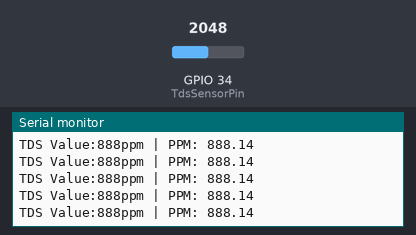
The sketch below on a simulated ESP32. Shown: the last lines printed to the serial monitor. The test bench sets the inputs (shaded band); at power-on: GPIO 34 (TdsSensorPin) = 2048.

Above: at 1.2 s.
1.3 s: GPIO 34 (TdsSensorPin) set to 2866
At 2.0 s:
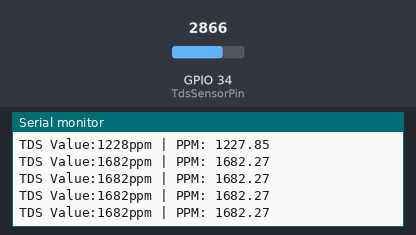
2.8 s: GPIO 34 (TdsSensorPin) set to 3603
At 3.9 s:
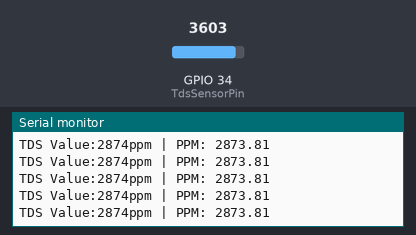
Timing chart, 0 to 5.8 s (numbered marks = the images above; inputs shaded):
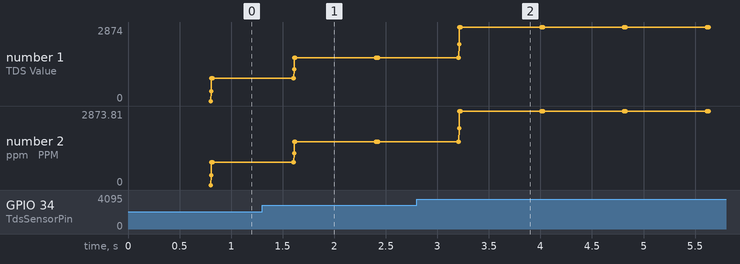

The sketch:

tds_sensor_test.ino
```cpp
#define TdsSensorPin    34
#define VREF            3.3   // analog reference voltage of the ADC
#define ADC_RESOLUTION  4096  // for esp32 : 4096, for arduino/esp8266 : 1023
#define SCOUNT          10    // sum of sample point

/****** TDS Variable ******/
int analogBuffer[SCOUNT];   // store the analog value in the array, read from ADC
int analogBufferTemp[SCOUNT];
int analogBufferIndex = 0, copyIndex = 0;
float averageVoltage = 0.0, tdsValue = 0.0, temperature = 16.0;
float ppm = 0.0;

int getMedianNum(int bArray[], int iFilterLen) {
  int bTab[iFilterLen];
  for (byte i = 0; i<iFilterLen; i++)
  bTab[i] = bArray[i];
  int i, j, bTemp;
  for (j = 0; j < iFilterLen - 1; j++) {
    for (i = 0; i < iFilterLen - j - 1; i++) {
      if (bTab[i] > bTab[i + 1]) {
        bTemp = bTab[i];
        bTab[i] = bTab[i + 1];
        bTab[i + 1] = bTemp;
      }
    }
  }
  if ((iFilterLen & 1) > 0){
    bTemp = bTab[(iFilterLen - 1) / 2];
  }
  else {
    bTemp = (bTab[iFilterLen / 2] + bTab[iFilterLen / 2 - 1]) / 2;
  }
  return bTemp;
}

void run_tds_program() {
  static unsigned long analogSampleTimepoint = millis();
  if(millis() - analogSampleTimepoint > 40U){     //every 40 milliseconds,read the analog value from the ADC
    analogSampleTimepoint = millis();
    analogBuffer[analogBufferIndex] = analogRead(TdsSensorPin);    //read the analog value and store into the buffer
    analogBufferIndex++; // nilai analogBufferIndex ditambah 1 per 40 miliseconds
    if(analogBufferIndex == SCOUNT){
      analogBufferIndex = 0;
    }
  }

  static unsigned long printTimepoint = millis();
  if(millis()-printTimepoint > 800U){
    printTimepoint = millis();
    for(copyIndex=0; copyIndex<SCOUNT; copyIndex++){
      analogBufferTemp[copyIndex] = analogBuffer[copyIndex];

      // read the analog value more stable by the median filtering algorithm, and convert to voltage value
      averageVoltage = getMedianNum(analogBufferTemp,SCOUNT) * (float)(VREF / ADC_RESOLUTION);

      //temperature compensation formula: fFinalResult(25^C) = fFinalResult(current)/(1.0+0.02*(fTP-25.0));
      float compensationCoefficient = 1.0+0.02*(temperature-25.0);
      //temperature compensation
      float compensationVoltage = averageVoltage/compensationCoefficient;

      //convert voltage value to tds value
      tdsValue=(133.42*compensationVoltage*compensationVoltage*compensationVoltage - 255.86*compensationVoltage*compensationVoltage + 857.39*compensationVoltage)*0.5;

      //Serial.print("voltage:");
      //Serial.print(averageVoltage,2);
      //Serial.print("V   ");
      // Serial.print("TDS Value:");
      // Serial.print(tdsValue,0);
      // Serial.println("ppm");

      ppm = tdsValue;
      Serial.print("TDS Value:");
      Serial.print(tdsValue,0);
      Serial.print("ppm");
      Serial.print(" | PPM: "); Serial.println(ppm);
    }
  }
}

void setup() {
  // put your setup code here, to run once:
  Serial.begin(115200);
  pinMode(TdsSensorPin, INPUT);
}

void loop() {
  // put your main code here, to run repeatedly:
  run_tds_program();
}
```

Measured:
- after the input at 1.3 s, the serial monitor: prints a new line after 0.31 s (image 1)
- after the input at 2.8 s, the serial monitor: prints a new line after 0.41 s (image 2)
- plotted number 1: 888 → 1682 after the input at 1.3 s, 1682 → 2874 after the input at 2.8 s
- plotted number 2: 888.14 → 1682.27 after the input at 1.3 s, 1682.27 → 2873.81 after the input at 2.8 s
